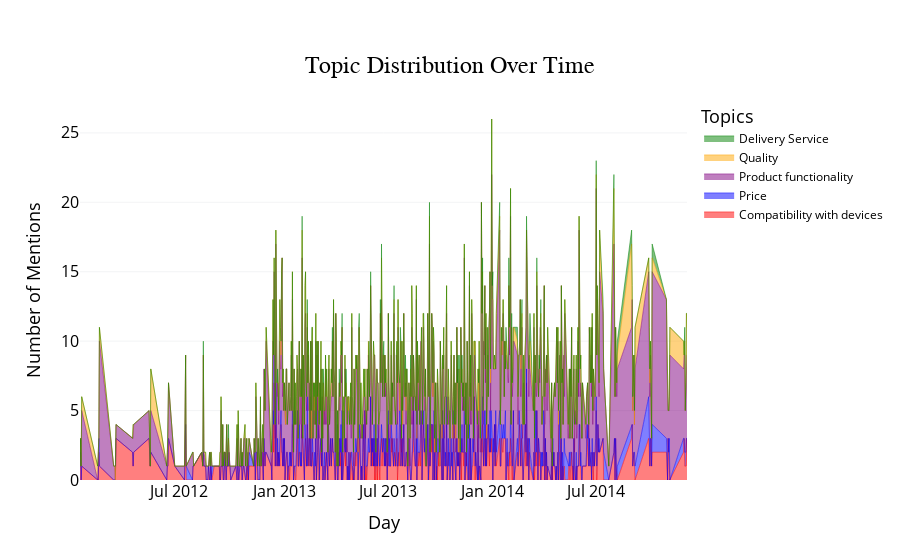

Notebook code cell kept with this figure:
### Markdown cell above
## Topics Overtime

This plot helps correlate topics with sentiment trends over time. By analyzing it, we can determine if spikes in negative sentiment are linked to specific topics, providing insights into potential issues. For example, a surge in negative feedback might be directly tied to concerns with a particular feature or aspect of the product. This allows us to pinpoint areas requiring attention and improvement.

### Code cell
# This code generates a time-series plot showing the distribution of different topics over time, with stacked areas representing the number of mentions for each topic.

if 'reviewTime' in df.columns:
    df['reviewTime'] = pd.to_datetime(df['reviewTime'])
    df.set_index('reviewTime', inplace=True)

daily_topic_counts = df.groupby([df.index.date, 'deberta_topics']).size().unstack(fill_value=0)

sorted_columns = ['Compatibility with devices', 'Price', 'Product functionality', 'Quality', 'Delivery Service']
daily_topic_counts = daily_topic_counts.reindex(sorted_columns, axis=1, fill_value=0)

topic_colors = {
    'Compatibility with devices': 'red',
    'Price': 'blue',
    'Product functionality': 'purple',
    'Quality': 'orange',
    'Delivery Service': 'green'
}
colors = [topic_colors[topic] for topic in sorted_columns]

fig_topic_overtime = go.Figure()
for topic, color in zip(sorted_columns, colors):
    fig_topic_overtime.add_trace(go.Scatter(
        x=daily_topic_counts.index,
        y=daily_topic_counts[topic],
        stackgroup='one',
        name=topic,
        mode='lines',
        line=dict(width=0.5, color=color),
        fill='tonexty',
        hoverinfo='x+y'
    ))

fig_topic_overtime.update_layout(
    title={
        'text': 'Topic Distribution Over Time',
        'y': 0.9,
        'x': 0.5,
        'xanchor': 'center',
        'yanchor': 'top',
        'font': dict(
            family="Arial, sans-serif",
            size=24,
            color="black"
        ),
    },
    xaxis_title="Day",
    yaxis_title="Number of Mentions",
    legend_title='Topics',
    xaxis=dict(
        title_font=dict(size=18, color='black'),
        tickmode='auto',
        nticks=10,
        tickfont=dict(size=16, color='black')
    ),
    yaxis=dict(
        title_font=dict(size=18, color='black'),
        tickfont=dict(size=16, color='black'),
        gridcolor='#e6e8eb',
        gridwidth=0.5,
    ),
    legend=dict(
        title_font=dict(color='black', size=18),
        font=dict(color='black')
    ),
    hovermode='x unified',
    plot_bgcolor='rgba(255, 255, 255, 1)',
    paper_bgcolor='rgba(255, 255, 255, 1)'
)

fig_topic_overtime.show()

### Figure 1 — Plotly figure (JSON) as saved in the notebook; plotly's stock layout.template omitted (floating-point values rounded to 4 significant figures; data arrays with more than 128 entries replaced by an {"elided": "..."} marker saying what was removed)
{"data": [{"fill": "tonexty", "hoverinfo": "x+y", "line": {"color": "red", "width": 0.5}, "mode": "lines", "name": "Compatibility with devices", "stackgroup": "one", "type": "scatter", "x": {"elided": "690 str values"}, "y": {"elided": "690 int values"}}, {"fill": "tonexty", "hoverinfo": "x+y", "line": {"color": "blue", "width": 0.5}, "mode": "lines", "name": "Price", "stackgroup": "one", "type": "scatter", "x": {"elided": "690 str values"}, "y": {"elided": "690 int values"}}, {"fill": "tonexty", "hoverinfo": "x+y", "line": {"color": "purple", "width": 0.5}, "mode": "lines", "name": "Product functionality", "stackgroup": "one", "type": "scatter", "x": {"elided": "690 str values"}, "y": {"elided": "690 int values"}}, {"fill": "tonexty", "hoverinfo": "x+y", "line": {"color": "orange", "width": 0.5}, "mode": "lines", "name": "Quality", "stackgroup": "one", "type": "scatter", "x": {"elided": "690 str values"}, "y": {"elided": "690 int values"}}, {"fill": "tonexty", "hoverinfo": "x+y", "line": {"color": "green", "width": 0.5}, "mode": "lines", "name": "Delivery Service", "stackgroup": "one", "type": "scatter", "x": {"elided": "690 str values"}, "y": {"elided": "690 int values"}}], "layout": {"hovermode": "x unified", "legend": {"font": {"color": "black"}, "title": {"font": {"color": "black", "size": 18}, "text": "Topics"}}, "paper_bgcolor": "rgba(255, 255, 255, 1)", "plot_bgcolor": "rgba(255, 255, 255, 1)", "title": {"font": {"color": "black", "family": "Arial, sans-serif", "size": 24}, "text": "Topic Distribution Over Time", "x": 0.5, "xanchor": "center", "y": 0.9, "yanchor": "top"}, "xaxis": {"nticks": 10, "tickfont": {"color": "black", "size": 16}, "tickmode": "auto", "title": {"font": {"color": "black", "size": 18}, "text": "Day"}}, "yaxis": {"gridcolor": "#e6e8eb", "gridwidth": 0.5, "tickfont": {"color": "black", "size": 16}, "title": {"font": {"color": "black", "size": 18}, "text": "Number of Mentions"}}}}
